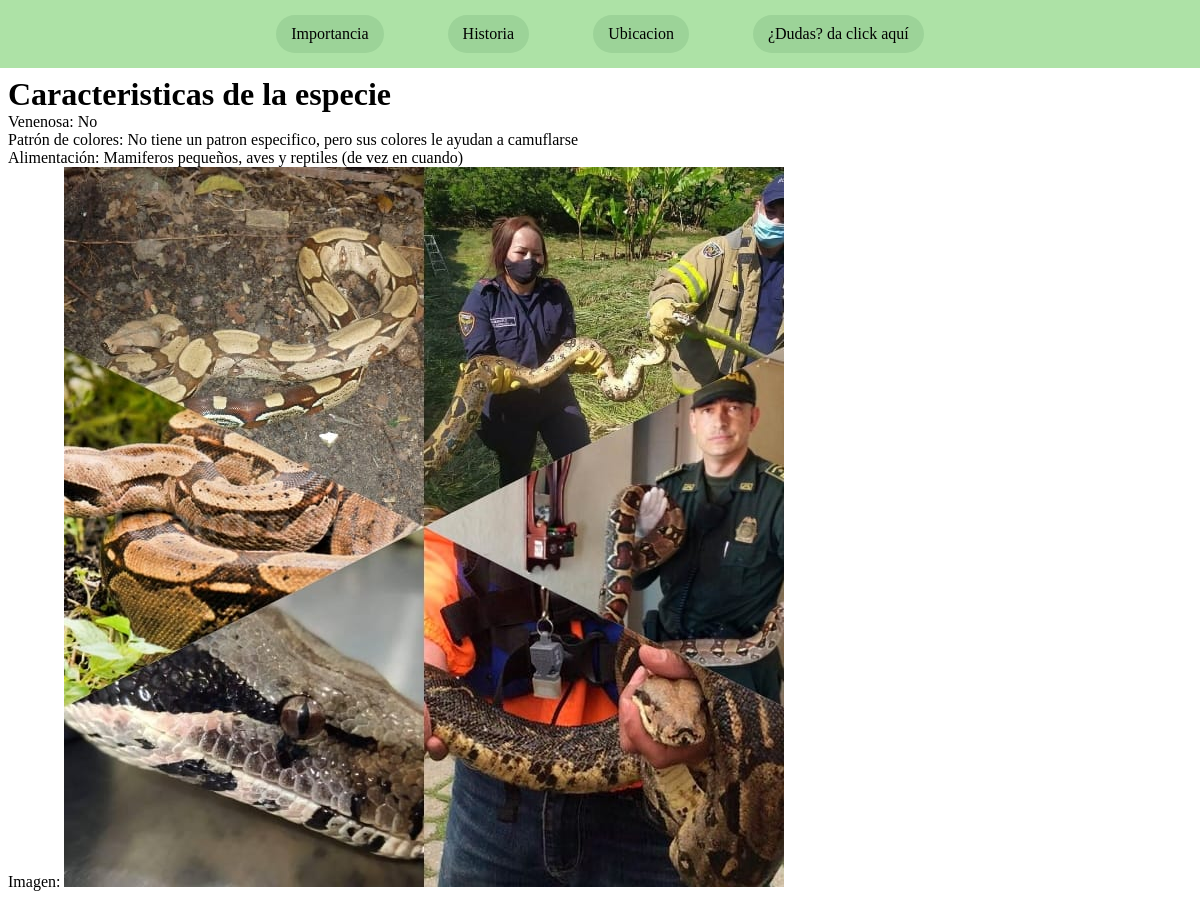
/info_serpiente/1, run on the app's committed database.
### Proyecto/models.py (models this page shows, shortened)
class Serpientes(models.Model):
    nombre_cientifico = models.CharField(max_length=100)
    nombre_comun = models.CharField(max_length=100)
    habitat = models.CharField(max_length=100)
    descripcion = models.CharField(max_length=100)
    foto = models.ImageField(null = True)

class Caracteristica(models.Model):
    venenosa = models.BooleanField(default=False) #especifica el valor por defecto si se intenta ingresar un valor vacio
    color_patron = models.CharField(max_length=100)
    alimentacion = models.CharField(max_length=100)
    serpiente = models.OneToOneField(Serpientes, on_delete=models.PROTECT)

### Proyecto/views.py (the view)
# urls.py: path('info_serpiente/<int:id>', views.info_serpiente, name='info_serpiente'),
def info_serpiente(request, id):
    serpiente = Serpientes.objects.get(id=id)
    return render(request, "info_serpiente.html", {
        'serpiente': serpiente
    })

### Templates/info_serpiente.html (shortened to what this page needs)
{% load static %}
<!DOCTYPE html>
<html lang="en">
<head>
    <link rel="stylesheet" href="{% static 'main.css' %}">
</head>
<body>
    <header>
        {% include 'Layouts/Partials/menu.html' %}
    </header>
    <main>
        <h1>Caracteristicas de la especie</h1>
        <p>Venenosa:
            {% if serpiente.caracteristica.venenosa == 0 %}
            No
            {% else %}
            Sí
            {% endif %}
        </p>
        <p>
            Patrón de colores: {{ serpiente.caracteristica.color_patron }}
        </p>
        <p>
            Alimentación: {{ serpiente.caracteristica.alimentacion }}
        </p>
        <p>
            Imagen: <img src="../static/assets/assets2/{{serpiente.foto}}" >
        </p>
    </main>
</body>
</html>

### static/main.css (style rules this page uses)
:root { --color-one: #ade2a6; --color-two: #73bd6e; --color-three: #11510c; --color-four: #9cd398; }
* { margin: 0; padding: 0; font-family: 'Times New Roman', Times, serif; box-sizing: border-box; transition: 0.5s; }
body { text-align: justify; font-family: 'Times New Roman', Times, serif; }
header { text-align: center; background-color: var(--color-one); padding: 15px 0; margin: 0%; }
main { padding: 8px; }

### data on the page
Serpientes: caracteristica.color_patron "No tiene un patron especifico, pero sus colores le ayudan a camuflarse", caracteristica.alimentacion "Mamiferos pequeños, aves y reptiles (de vez en cuando)", foto (picture)
